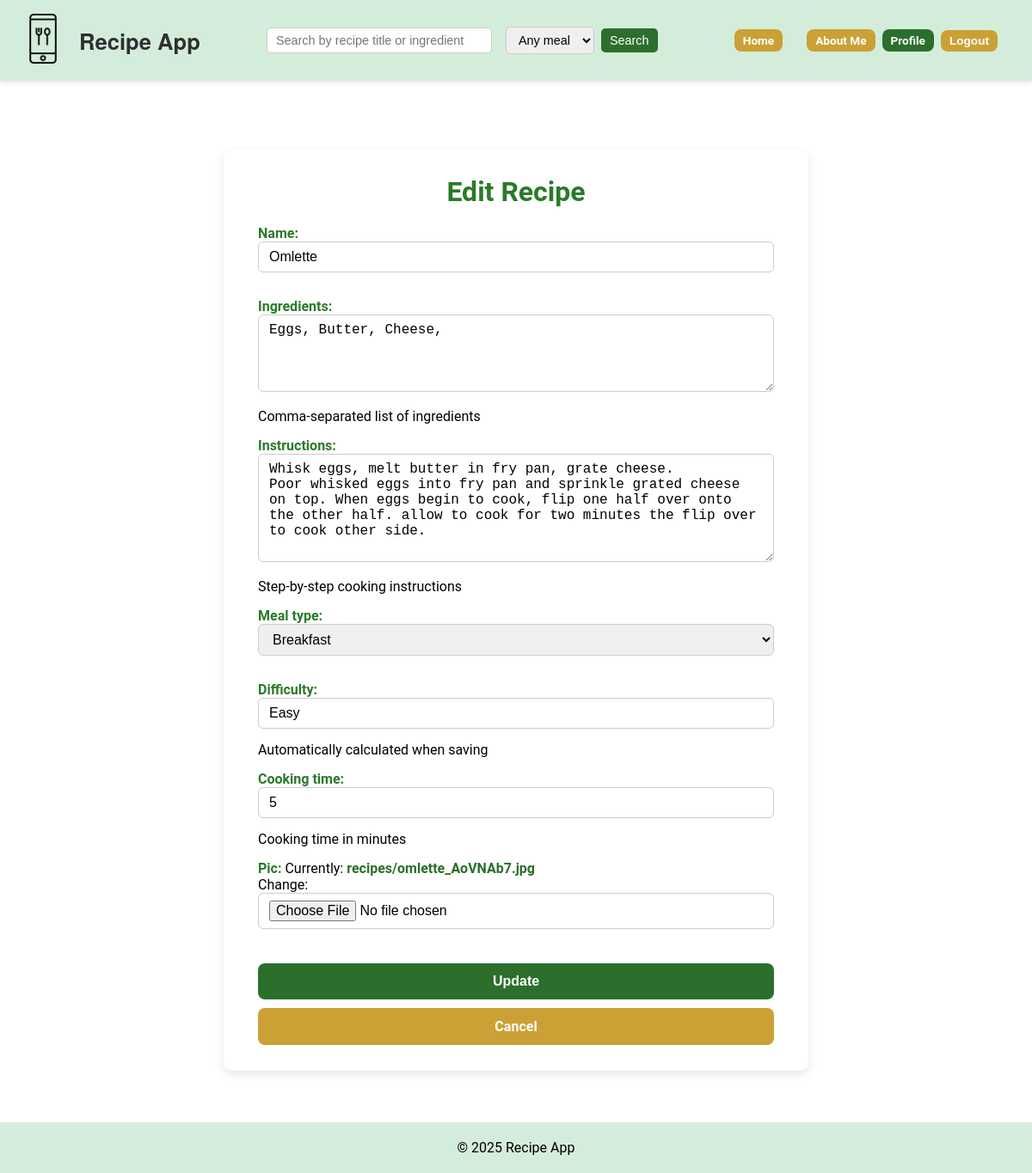
The app's page /users/recipes/11/edit/ (signed in) with its own data.
### recipes/models.py (models this page shows, shortened)
class Recipe(models.Model):
    MEAL_TYPE_CHOICES = [
        ("breakfast", "Breakfast"),
        ("lunch", "Lunch"),
        ("dinner", "Dinner"),
        ("snack", "Snack"),
        ("drink", "Drink"),
        ("dessert", "Dessert"),
    ]
    name = models.CharField(max_length=50)
    description = models.TextField(
        blank=True,
        help_text="Short description of the recipe"
    )
    instructions = models.TextField(
        blank=True,
        help_text="Step-by-step cooking instructions"
    )
    ingredients = models.TextField(
        help_text="Comma-separated list of ingredients"
    )
    prep_time = models.PositiveIntegerField(
        help_text="Preparation time in minutes",
        default=5
    )
    cooking_time = models.PositiveIntegerField(
        help_text="Cooking time in minutes"
    )
    difficulty = models.CharField(
        max_length=20,
        blank=True,
        help_text="Automatically calculated when saving"
    )
    meal_type = models.CharField(
        max_length=20,
        choices=MEAL_TYPE_CHOICES,
        default="dinner"
    )
    pic = models.ImageField(
        upload_to="recipes",          # stored in MEDIA_ROOT/recipes/
        default="no_picture.jpg"
    )
    created_by = models.ForeignKey(
        User,
        on_delete=models.CASCADE,
        null=True,      # allows NULL for legacy rows
        blank=True,     # allows blank in forms
        related_name="recipes_created"
    )

### users/views.py (the view)
# urls.py: path('recipes/<int:recipe_id>/edit/', views.edit_recipe, name='edit_recipe'),
@login_required
def edit_recipe(request, recipe_id):
    recipe = get_object_or_404(Recipe, pk=recipe_id, created_by=request.user)
    if request.method == "POST":
        form = RecipeForm(request.POST, request.FILES, instance=recipe)
        if form.is_valid():
            form.save()
            messages.success(request, "Recipe updated successfully!")
            return redirect("users:my_recipes")
        else:
            messages.error(request, "Please correct the errors below.")
    else:
        form = RecipeForm(instance=recipe)
    return render(request, "users/add_recipe.html", {"form": form, "is_edit": True})

### recipes/forms.py
class RecipeForm(forms.ModelForm):
    class Meta:
        model = Recipe
        fields = [
            "name", "ingredients", "instructions",
            "meal_type", "difficulty", "cooking_time", "pic"
        ]
        widgets = {
            "ingredients": forms.Textarea(attrs={"rows": 4}),
            "instructions": forms.Textarea(attrs={"rows": 6}),
        }

### users/templates/users/add_recipe.html (shortened to what this page needs)
{% extends "base.html" %}
{% block content %}
<div class="recipe-form-page">
    <div class="recipe-form-card">
        <h2>{% if form.instance.pk %}Edit{% else %}Add New{% endif %} Recipe</h2>
        <form method="post" enctype="multipart/form-data">
            {{ form.as_p }}
            <button type="submit" class="btn btn-success">{% if form.instance.pk %}Update{% else %}Save{% endif %}</button>
            <a href="{% url 'users:my_recipes' %}" class="btn btn-secondary">Cancel</a>
        </form>
    </div>
</div>
{% endblock %}

### recipes/static/recipes/css/styles.css (style rules this page uses)
body, h1, h2, h3, p, a { font-family: 'Roboto', sans-serif; margin: 0; padding: 0; }
a { text-decoration: none; color: #2c6f2c; font-weight: bold; }
.recipe-form-page { display: flex; justify-content: center; align-items: flex-start; padding: 40px 20px; }
.recipe-form-card { background-color: #fff; padding: 30px 40px; border-radius: 10px; box-shadow: 0 4px 12px rgba(0,0,0,0.1); max-width: 600px; width: 100%; }
.recipe-form-card h2 { font-size: 2rem; color: #2a7a2a; margin-bottom: 20px; text-align: center; }
.recipe-form-card form { display: flex; flex-direction: column; }
.recipe-form-card form p { margin-bottom: 15px; }
.recipe-form-card label { font-weight: bold; margin-bottom: 5px; color: #2a7a2a; }
.recipe-form-card input, .recipe-form-card textarea, .recipe-form-card select { width: 100%; padding: 8px 12px; margin-bottom: 15px; border: 1px solid #ccc; border-radius: 6px; font-size: 1rem; box-sizing: border-box; }
.btn { display: inline-flex; align-items: center; justify-content: center; padding: 10px 18px; height: auto; border-radius: 8px; font-weight: bold; font-size: 1rem; text-decoration: none; border: none; cursor: pointer; transition: background-color 0.2s ease, transform 0.1s ease; }
.recipe-form-card .btn-success, .recipe-form-card .btn-secondary { width: 100%; padding: 12px; font-size: 1rem; display: inline-flex; align-items: center; justify-content: center; text-align: center; box-sizing: border-box; margin-top: 10px; }
.recipe-form-card .btn-success, .profile-form button.btn-profile { background-color: #2c6f2c; color: #fff; }
.recipe-form-card .btn-secondary, .profile-form .btn-back { background-color: #CBA135; color: #fff; }

### records on screen
Recipe: name "Omlette", ingredients "Eggs, Butter, Cheese,", instructions "Whisk eggs, melt butter in fry pan, grate cheese. Poor whisked eggs into fry pan and sprinkle grated cheese on top. When eggs begin to cook, flip one half over onto the other half. allow to cook for two minutes the flip over to cook other side.", meal_type "Breakfast", difficulty "Easy", cooking_time "5"
